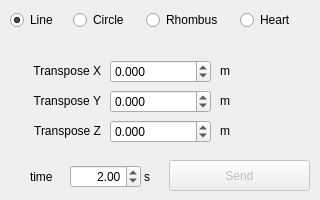
    <widget class="QWidget" name="tab_drawing">
     <attribute name="title">
      <string>Drawing</string>
     </attribute>
     <widget class="QRadioButton" name="radio_drawing_line">
      <property name="geometry">
       <rect>
        <x>10</x>
        <y>10</y>
        <width>61</width>
        <height>20</height>
       </rect>
      </property>
      <property name="text">
       <string>Line</string>
      </property>
      <property name="checked">
       <bool>true</bool>
      </property>
     </widget>
     <widget class="QRadioButton" name="radio_drawing_circle">
      <property name="geometry">
       <rect>
        <x>73</x>
        <y>10</y>
        <width>71</width>
        <height>20</height>
       </rect>
      </property>
      <property name="text">
       <string>Circle</string>
      </property>
     </widget>
     <widget class="QRadioButton" name="radio_drawing_rhombus">
      <property name="geometry">
       <rect>
        <x>146</x>
        <y>10</y>
        <width>91</width>
        <height>20</height>
       </rect>
      </property>
      <property name="text">
       <string>Rhombus</string>
      </property>
     </widget>
     <widget class="QRadioButton" name="radio_drawing_heart">
      <property name="geometry">
       <rect>
        <x>240</x>
        <y>10</y>
        <width>71</width>
        <height>20</height>
       </rect>
      </property>
      <property name="text">
       <string>Heart</string>
      </property>
     </widget>
     <widget class="QLabel" name="txt_drawing_arg_1">
      <property name="geometry">
       <rect>
        <x>20</x>
        <y>60</y>
        <width>81</width>
        <height>21</height>
       </rect>
      </property>
      <property name="layoutDirection">
       <enum>Qt::LeftToRight</enum>
      </property>
      <property name="text">
       <string>Transpose X</string>
      </property>
      <property name="alignment">
       <set>Qt::AlignRight|Qt::AlignTrailing|Qt::AlignVCenter</set>
      </property>
     </widget>
     <widget class="QLabel" name="txt_drawing_arg_unit_1">
      <property name="geometry">
       <rect>
        <x>220</x>
        <y>64</y>
        <width>59</width>
        <height>14</height>
       </rect>
      </property>
      <property name="text">
       <string>m</string>
      </property>
     </widget>
     <widget class="QLabel" name="txt_drawing_arg_3">
      <property name="geometry">
       <rect>
        <x>20</x>
        <y>120</y>
        <width>81</width>
        <height>21</height>
       </rect>
      </property>
      <property name="layoutDirection">
       <enum>Qt::LeftToRight</enum>
      </property>
      <property name="text">
       <string>Transpose Z</string>
      </property>
      <property name="alignment">
       <set>Qt::AlignRight|Qt::AlignTrailing|Qt::AlignVCenter</set>
      </property>
     </widget>
     <widget class="QDoubleSpinBox" name="doubleSpinBox_drawing_arg_1">
      <property name="geometry">
       <rect>
        <x>110</x>
        <y>60</y>
        <width>101</width>
        <height>23</height>
       </rect>
      </property>
      <property name="decimals">
       <number>3</number>
      </property>
      <property name="minimum">
       <double>-10.000000000000000</double>
      </property>
      <property name="maximum">
       <double>10.000000000000000</double>
      </property>
      <property name="singleStep">
       <double>0.010000000000000</double>
      </property>
     </widget>
     <widget class="QLabel" name="txt_drawing_arg_unit_3">
      <property name="geometry">
       <rect>
        <x>220</x>
        <y>124</y>
        <width>59</width>
        <height>14</height>
       </rect>
      </property>
      <property name="text">
       <string>m</string>
      </property>
     </widget>
     <widget class="QDoubleSpinBox" name="doubleSpinBox_time_drawing">
      <property name="geometry">
       <rect>
        <x>70</x>
        <y>165</y>
        <width>71</width>
        <height>23</height>
       </rect>
      </property>
      <property name="alignment">
       <set>Qt::AlignRight|Qt::AlignTrailing|Qt::AlignVCenter</set>
      </property>
      <property name="minimum">
       <double>-3.140000000000000</double>
      </property>
      <property name="maximum">
       <double>10.000000000000000</double>
      </property>
      <property name="singleStep">
       <double>0.500000000000000</double>
      </property>
      <property name="value">
       <double>2.000000000000000</double>
      </property>
     </widget>
     <widget class="QDoubleSpinBox" name="doubleSpinBox_drawing_arg_2">
      <property name="geometry">
       <rect>
        <x>110</x>
        <y>90</y>
        <width>101</width>
        <height>23</height>
       </rect>
      </property>
      <property name="decimals">
       <number>3</number>
      </property>
      <property name="minimum">
       <double>-10.000000000000000</double>
      </property>
      <property name="maximum">
       <double>10.000000000000000</double>
      </property>
      <property name="singleStep">
       <double>0.010000000000000</double>
      </property>
     </widget>
     <widget class="QLabel" name="label_46">
      <property name="geometry">
       <rect>
        <x>30</x>
        <y>170</y>
        <width>59</width>
        <height>14</height>
       </rect>
      </property>
      <property name="text">
       <string>time</string>
      </property>
     </widget>
     <widget class="QLabel" name="txt_drawing_arg_2">
      <property name="geometry">
       <rect>
        <x>20</x>
        <y>90</y>
        <width>81</width>
        <height>21</height>
       </rect>
      </property>
      <property name="layoutDirection">
       <enum>Qt::LeftToRight</enum>
      </property>
      <property name="text">
       <string>Transpose Y</string>
      </property>
      <property name="alignment">
       <set>Qt::AlignRight|Qt::AlignTrailing|Qt::AlignVCenter</set>
      </property>
     </widget>
     <widget class="QLabel" name="label_48">
      <property name="geometry">
       <rect>
        <x>144</x>
        <y>170</y>
        <width>59</width>
        <height>14</height>
       </rect>
      </property>
      <property name="text">
       <string>s</string>
      </property>
     </widget>
     <widget class="QPushButton" name="btn_send_drawing_trajectory">
      <property name="enabled">
       <bool>false</bool>
      </property>
      <property name="geometry">
       <rect>
        <x>169</x>
        <y>160</y>
        <width>141</width>
        <height>31</height>
       </rect>
      </property>
      <property name="text">
       <string>Send</string>
      </property>
     </widget>
     <widget class="QDoubleSpinBox" name="doubleSpinBox_drawing_arg_3">
      <property name="geometry">
       <rect>
        <x>110</x>
        <y>120</y>
        <width>101</width>
        <height>23</height>
       </rect>
      </property>
      <property name="decimals">
       <number>3</number>
      </property>
      <property name="minimum">
       <double>-10.000000000000000</double>
      </property>
      <property name="maximum">
       <double>10.000000000000000</double>
      </property>
      <property name="singleStep">
       <double>0.010000000000000</double>
      </property>
     </widget>
     <widget class="QLabel" name="txt_drawing_arg_unit_2">
      <property name="geometry">
       <rect>
        <x>220</x>
        <y>94</y>
        <width>59</width>
        <height>14</height>
       </rect>
      </property>
      <property name="text">
       <string>m</string>
      </property>
     </widget>
    </widget>
